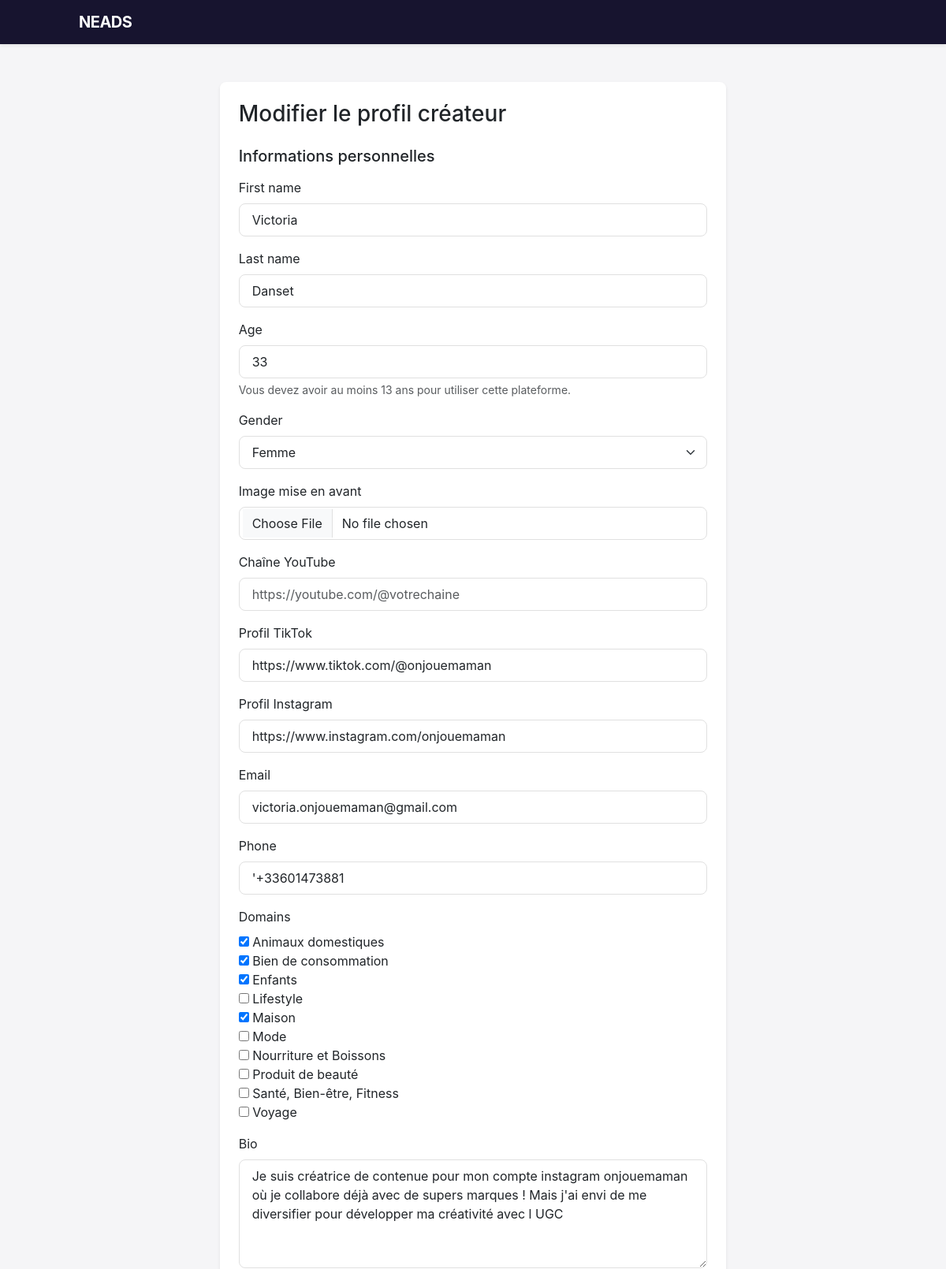
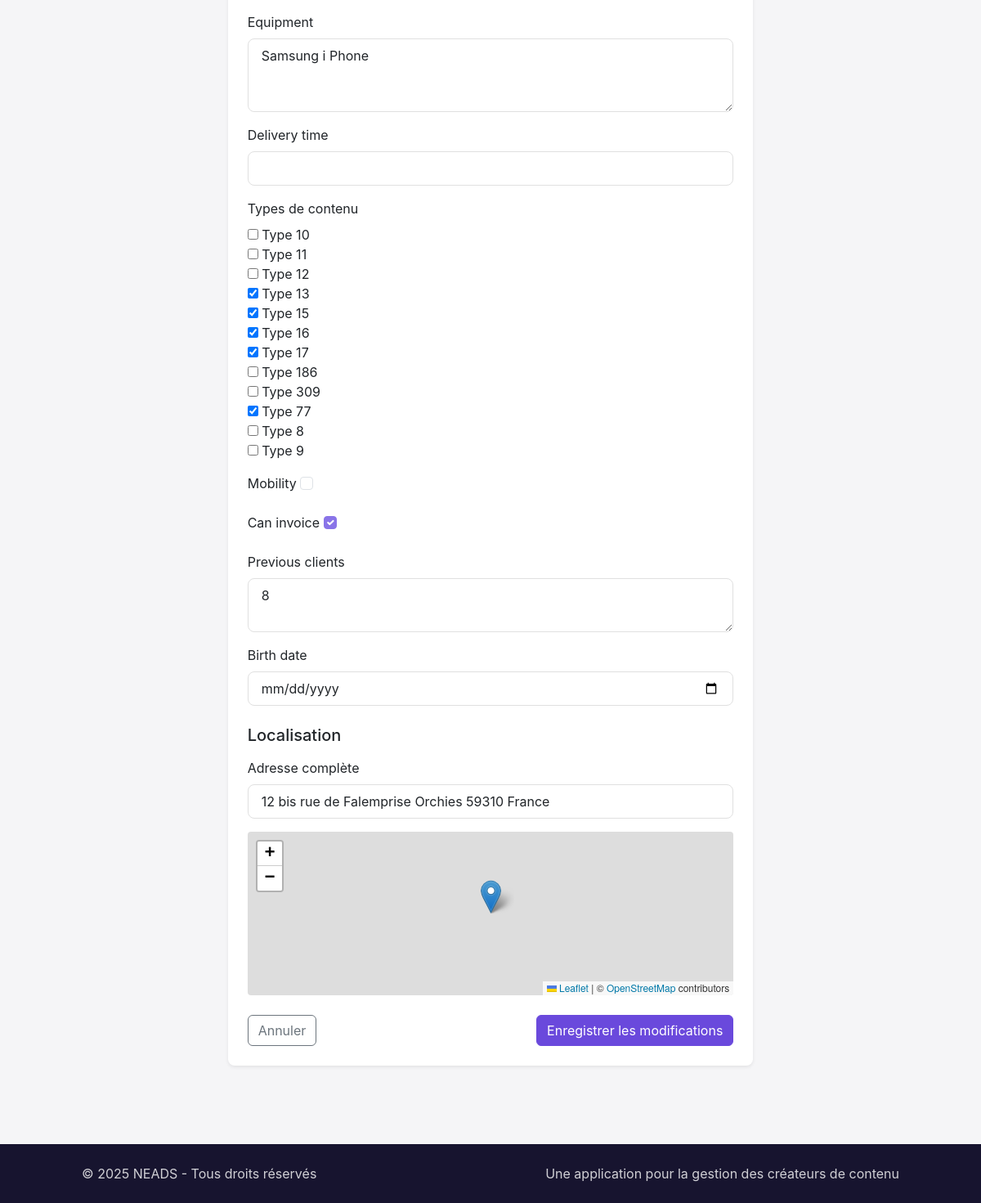
The app's page /creators/edit/180/ (signed in) with its own data (2 pictures, top to bottom).
### neads/creators/models.py (models this page shows, shortened)
class Creator(models.Model):
    GENDER_CHOICES = (
        ('M', 'Homme'),
        ('F', 'Femme'),
        ('O', 'Autre'),
    )
    CONTENT_TYPE_CHOICES = (
        ('video', 'Vidéo'),
        ('image', 'Image'),
        ('audio', 'Audio'),
        ('ugc_duo', 'UGC Duo'),
        ('animal', 'Animal'),
    )
    user = models.OneToOneField(User, on_delete=models.SET_NULL, blank=True, null=True, related_name='creator_profile')
    first_name = models.CharField(max_length=50)
    last_name = models.CharField(max_length=50)
    full_name = models.CharField(max_length=100, blank=True)  # Auto-généré
    age = models.PositiveIntegerField(validators=[MinValueValidator(13), MaxValueValidator(100)])
    gender = models.CharField(max_length=1, choices=GENDER_CHOICES)
    featured_image = models.ImageField(upload_to=featured_image_upload_path, blank=True, null=True, verbose_name="Image mise en avant")
    youtube_link = models.URLField(max_length=255, blank=True, null=True, verbose_name="Chaîne YouTube")
    tiktok_link = models.URLField(max_length=255, blank=True, null=True, verbose_name="Profil TikTok")
    instagram_link = models.URLField(max_length=255, blank=True, null=True, verbose_name="Profil Instagram")
    location = models.ForeignKey(Location, on_delete=models.SET_NULL, null=True, related_name='creators')
    email = models.EmailField()
    phone = models.CharField(max_length=20, blank=True, null=True)
    domains = models.ManyToManyField(Domain, related_name='creators')
    bio = models.TextField(blank=True, null=True)
    equipment = models.CharField(max_length=255, blank=True, null=True)
    delivery_time = models.CharField(max_length=50, blank=True, null=True)
    content_types = models.ManyToManyField(ContentType, related_name='creators', blank=True)
    mobility = models.BooleanField(default=False)
    can_invoice = models.BooleanField(default=False)
    previous_clients = models.TextField(blank=True, null=True)
    average_rating = models.DecimalField(max_digits=3, decimal_places=2, default=0.0)
    total_ratings = models.PositiveIntegerField(default=0)
    verified_by_neads = models.BooleanField(default=False)
    created_at = models.DateTimeField(auto_now_add=True)
    updated_at = models.DateTimeField(auto_now=True)
    last_activity = models.DateTimeField(blank=True, null=True)

class Location(models.Model):
    full_address = models.CharField(max_length=255, verbose_name="Adresse complète", blank=True, null=True)
    latitude = models.FloatField(blank=True, null=True)
    longitude = models.FloatField(blank=True, null=True)

### neads/creators/views.py (the view)
# urls.py: path('edit/<int:creator_id>/', views.creator_edit, name='creator_edit'),
@login_required
def creator_edit(request, creator_id):
    creator = get_object_or_404(Creator, id=creator_id)
    if not request.user.is_superuser and not request.user.has_role('consultant') and not (request.user.is_authenticated and request.user == creator.user):
        messages.error(request, "Vous n'avez pas l'autorisation de modifier ce profil.")
        return redirect('creator_detail', creator_id=creator.id)
    if request.method == 'POST':
        creator_form = CreatorForm(request.POST, instance=creator)
        location_form = LocationForm(request.POST, instance=creator.location)
        if creator_form.is_valid() and location_form.is_valid():
            location = location_form.save()
            creator = creator_form.save()
            messages.success(request, "Le profil de créateur a été mis à jour avec succès!")
            return redirect('creator_detail', creator_id=creator.id)
    else:
        creator_form = CreatorForm(instance=creator)
        location_form = LocationForm(instance=creator.location)
    return render(request, 'creators/edit_creator.html', {
        'creator': creator,
        'form': creator_form,
        'location_form': location_form,
        'google_api_key': settings.GOOGLE_PLACES_API_KEY,
    })

### neads/creators/forms.py (shortened to what this page needs)
class LocationForm(forms.ModelForm):
    full_address = forms.CharField(
        label="Adresse complète",
        widget=forms.TextInput(attrs={
            'class': 'form-control full-address-autocomplete',
            'placeholder': 'Commencez à taper votre adresse...',
            'id': 'full-address-input'
        })
    )
    class Meta:
        model = Location
        fields = ['full_address', 'latitude', 'longitude']
        widgets = {
            'latitude': forms.HiddenInput(attrs={'id': 'id_latitude'}),
            'longitude': forms.HiddenInput(attrs={'id': 'id_longitude'}),
        }

### neads/core/models.py (called while the page is built)
    def has_role(self, role_name):
        return self.role == role_name

### neads/creators/models.py (called while the page is built)
    def __str__(self):
        return self.name

    def __str__(self):
        return self.name

### templates/creators/edit_creator.html (shortened to what this page needs)
{% extends "base.html" %}  {% block extra_css %}
<link
  rel="stylesheet"
  href="https://cdn.jsdelivr.net/npm/leaflet@1.7.1/dist/leaflet.css"
/>
{% endblock %} {% block content %}
<div class="container py-4">
  <div class="row">
    <div class="col-lg-8 mx-auto">
      <div class="card shadow-sm border-0">
        <div class="card-body p-4">
          <h1 class="h3 mb-4">Modifier le profil créateur</h1>
          <form method="post" enctype="multipart/form-data">
            <div class="mb-4">
              <h2 class="h5 mb-3">Informations personnelles</h2>
              {% for field in form %}
              <div class="mb-3">
                <label for="{{ field.id_for_label }}" class="form-label"
                  >{{ field.label }}</label
                >
                {{ field }} {% if field.help_text %}
                <div class="form-text">{{ field.help_text }}</div>
                {% endif %}
              </div>
              {% endfor %}
            </div>
            <div class="mb-4">
              <h2 class="h5 mb-3">Localisation</h2>
              {% for field in location_form %}
              <div class="mb-3">
                {% if not field.is_hidden %}
                <label for="{{ field.id_for_label }}" class="form-label"
                  >{{ field.label }}</label
                >
                {% endif %} {{ field }}
              </div>
              {% endfor %}
              <div id="map-preview" class="map-preview"></div>
            </div>
            <div class="d-flex justify-content-between">
              <a
                href="{% url 'creator_detail' creator.id %}"
                class="btn btn-outline-secondary"
                >Annuler</a
              >
              <button type="submit" class="btn btn-primary">
                Enregistrer les modifications
              </button>
            </div>
          </form>
        </div>
      </div>
    </div>
  </div>
</div>
{% endblock %}

### templates/base.html (style rules this page uses)
:root { --primary-color: #17142f; --secondary-color: #6a49dc; --accent-color: #8974e8; --accent-color-2: #6a49dc; --text-color: #333333; --light-bg: #f5f5f7; --card-bg: #ffffff; --border-radius: 0.5rem; --shadow: 0 5px 15px rgba(0, 0, 0, 0.05); --hover-shadow: 0 8px 20px rgba(0, 0, 0, 0.1); }
body { font-family: "Inter", sans-serif; color: var(--text-color); background-color: var(--light-bg); }
.btn-primary { background-color: var(--secondary-color); border-color: var(--secondary-color); transition: all 0.3s ease; }
.card { transition: transform 0.3s ease, box-shadow 0.3s ease; border-radius: var(--border-radius); border: none; box-shadow: var(--shadow); }
.form-control, .form-select { border-radius: 0.5rem; padding: 0.5rem 1rem; border: 1px solid #e0e0e0; transition: border-color 0.3s ease, box-shadow 0.3s ease; }
.form-check-input:checked { background-color: var(--accent-color); border-color: var(--accent-color); }

### templates/creators/edit_creator.html (style rules this page uses)
.map-preview { height: 200px; margin-top: 10px; border-radius: 4px; display: none; }

### records on screen
Creator: form "Victoria" "Danset" "33" "Femme" "https://www.tiktok.com/@onjouemaman" "https://www.instagram.com/onjouemaman" "victoria.onjouemaman@gmail.com" "'+33601473881" "Je suis créatrice de contenue pour mon compte instagram onjouemaman où je collabore déjà avec de supers marques ! Mais j'ai envi de me diversifier pour développer ma créativité avec l UGC" "Samsung i Phone" "☑" "8"
Location: location_form "12 bis rue de Falemprise Orchies 59310 France"

### other values on screen
{{ field.label }} "First name" "Last name" "Age" "Gender" "Image mise en avant" "Chaîne YouTube" "Profil TikTok" "Profil Instagram" "Email" "Phone" "Domains" "Bio" "Equipment" "Delivery time" "Types de contenu" "Mobility" "Can invoice" "Previous clients" "Birth date"
{{ field.help_text }} "Vous devez avoir au moins 13 ans pour utiliser cette plateforme."
{{ field.label }} "Adresse complète"
